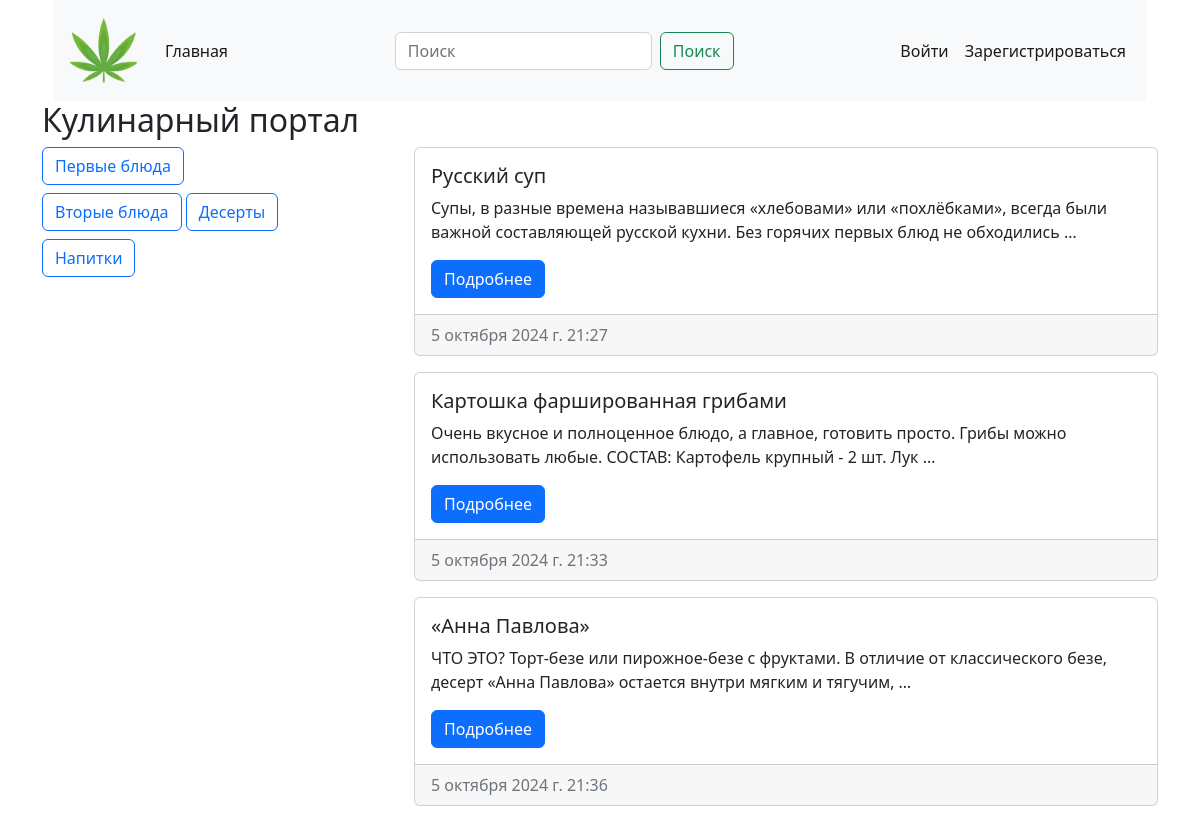
The app's page / (upper part), older data.
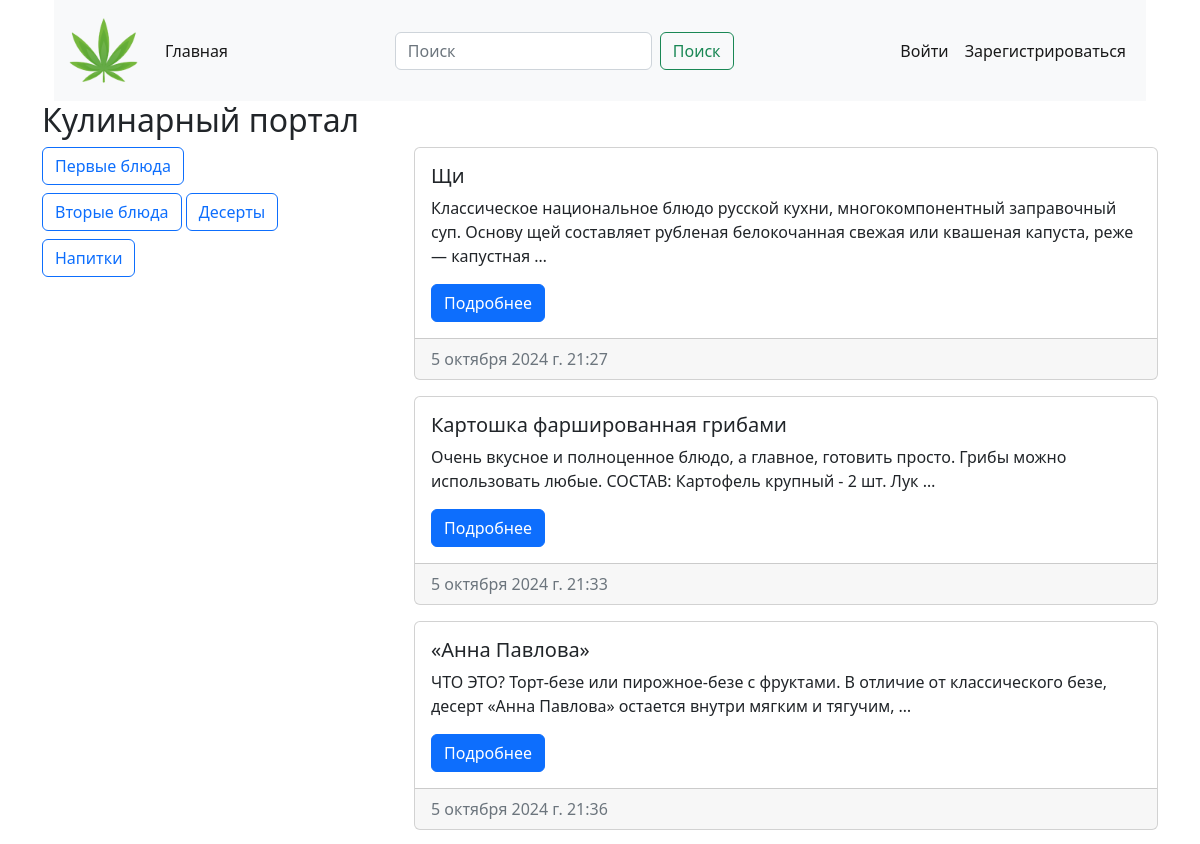
The same page, newer data.
### cooking/models.py (models this page shows, shortened)
class Post(models.Model):
    title = models.CharField(max_length=255, verbose_name='Заголовок статьи')
    content = models.TextField(default='Скоро тут будет статья ....', verbose_name='Текст статьи')
    created_at = models.DateTimeField(auto_now_add=True, verbose_name='Дата создания')
    updated_at = models.DateTimeField(auto_now=True, verbose_name='Дата обновления')
    photo = models.ImageField(upload_to='photos/', blank=True, null=True, verbose_name='Изображение')
    watched = models.IntegerField(default=0, verbose_name='Просмотры')
    is_published = models.BooleanField(default=True, verbose_name='Публикация')
    category = models.ForeignKey(Category, on_delete=models.CASCADE, verbose_name='Категория')
    def get_absolute_url(self):
        return reverse('post_detail', kwargs={'pk': self.pk})
    class Meta:
        verbose_name = 'Пост'
        verbose_name_plural = 'Посты'

### cooking/views.py (the view)
# urls.py: path('', Index.as_view(), name='index'),
class Index(ListView):
    model = Post
    context_object_name = 'posts'
    template_name = 'cooking/index.html'
    extra_context = {'title': 'Главная страница'}

### cooking/templatetags/blog_tags.py (called while the page is built)
@register.simple_tag
def get_all_categories():
    return Category.objects.all()

### cooking/templates/Cooking/index.html
{% extends "base.html" %}
{% load blog_tags %}
{% block main %}
   <h2>Кулинарный портал</h2>
   <div class="d-flex justify-content-between">
    <div class="col-3">
        {% get_all_categories as categories %}
        {% for category in categories %}
        {% include 'cooking/components/_category_buttons.html' %}
        {% endfor %}
    </div>
    <div class="col-8">
        {% for post in posts %}
        {% include 'cooking/components/_post_list.html' %}
        {% endfor %}
    </div>
   </div>
{% endblock main %}

### cooking/templates/Cooking/components/_post_list.html
<div class="card mb-3">
    <div class="card-body">
        <h5 class="card-title">{{ post.title }}</h5>
        <p class="card-text">{{ post.content|truncatewords:20 }}</p>
        <a href="{{ post.get_absolute_url }}" class="btn btn-primary">Подробнее</a>
    </div>
    <div class="card-footer text-muted">
        {{ post.created_at }}
    </div>
</div>

Row changes from the older to the newer data that the page shows:
changed Post: title "Русский суп" → "Щи"; content "Супы, в разные времена называвшиеся «хлебовами» или «похлёбками», всегда были важной составляющей русской кухни. Без горячих первых блюд не обходились …" → "Классическое национальное блюдо русской кухни, многокомпонентный заправочный суп. Основу щей составляет рубленая белокочанная свежая или квашеная капуста, реже — капустная …"
